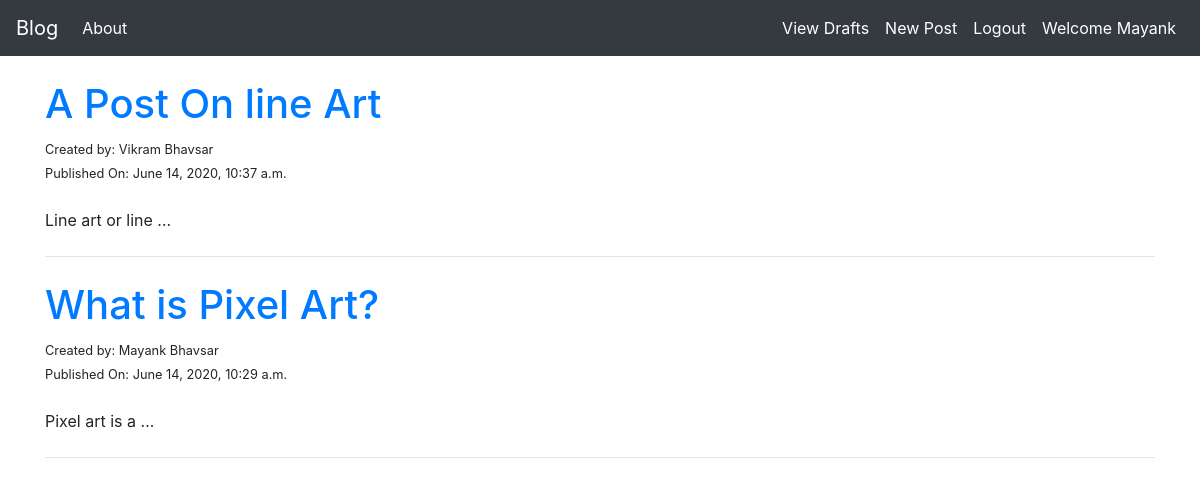
Screenshot of /posts/ (signed in) with the database file from the repository.
### blog/models.py (models this page shows, shortened)
class Post(models.Model):
    author = models.ForeignKey(settings.AUTH_USER_MODEL,on_delete=models.CASCADE,related_name="posts")
    title = models.CharField(max_length=200)
    text = models.TextField()
    create_date = models.DateTimeField(default=timezone.now())
    publish_date = models.DateTimeField(blank=True,null=True)

### blog/views.py (the view)
# urls.py: path('posts/',views.PostListView.as_view(),name="post_list"),
class PostListView(ListView):
    model = Post
    template_name = "blog/post_list.html"
    def get_queryset(self):
        return Post.objects.filter(publish_date__lte=timezone.now()).order_by("-publish_date")

### blog/templates/blog/post_list.html
{% extends "blog/base.html" %}
{% block body_block %}
    <br>
    {% for item in object_list %}
        <h1> <a href="{% url "post_detail" pk=item.pk %}">{{item.title}}</a> </h1>
        <small>Created by: {{ item.author.first_name }} {{ item.author.last_name }}</small><br>
        <small>Published On: {{item.publish_date}}</small>
        <br> <br>
        <p>{{item.text | truncatewords:4 }}</p>
        <hr class="my-4">
    {% endfor %}
{% endblock %}

### blog/templates/blog/base.html (shortened to what this page needs)
<!DOCTYPE html>
<html lang="en">
<head>
    <link rel="stylesheet" href="https://stackpath.bootstrapcdn.com/bootstrap/4.5.0/css/bootstrap.min.css">
    <link href="https://maxcdn.bootstrapcdn.com/font-awesome/4.7.0/css/font-awesome.min.css" rel="stylesheet">
</head>
<body>
    <nav class="navbar navbar-expand-md navbar-dark bg-dark">
        <a href="{% url "post_list" %}" class="navbar-brand">Blog</a>
        <div class="collapse navbar-collapse" id="navbarSupportedContent">
            <ul class="navbar-nav mr-auto">
                <li class="nav-item active">
                    <a href="{% url "about_page" %}" class="nav-link">About</a>
                </li>
            </ul>
        </div>
        <div class="collapse navbar-collapse" id="navbarSupportedContent">
            <ul class="navbar-nav ml-auto">
                {% if user.is_authenticated %}
                    <li class="nav-item active">
                        <a href="{% url "draft_list" %}" class="nav-link">View Drafts</a>
                    </li>
                    <li class="nav-item active">
                        <a href="{% url "create_post" %}" class="nav-link">New Post</a>
                    </li>
                    <li class="nav-item active">
                        <a href="{% url "logout_user" %}" class="nav-link">Logout</a>
                    </li>
                    <li class="nav-item active">
                        <span class="nav-link">Welcome {{user.first_name}}</span>
                    </li>
                {% endif %}
            </ul>
        </div>
    </nav>
    <div class="container">
        {% block body_block %}
        {% endblock %}
    </div>
</body>
</html>

### rows the page displays
Post: title "A Post On line Art", author.first_name "Vikram", author.last_name "Bhavsar", publish_date "June 14, 2020, 10:37 a.m.", text "Line art or line …"
Post: title "What is Pixel Art?", author.first_name "Mayank", author.last_name "Bhavsar", publish_date "June 14, 2020, 10:29 a.m.", text "Pixel art is a …"

### other values shown
{{ user.first_name }} "Mayank"
